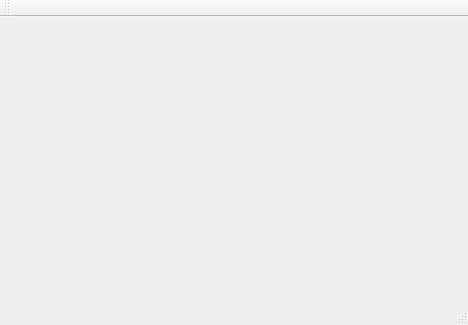
<?xml version="1.0" encoding="UTF-8"?>
<ui version="4.0">
 <class>MainWindow</class>
 <widget class="QMainWindow" name="MainWindow">
  <property name="geometry">
   <rect>
    <x>0</x>
    <y>0</y>
    <width>468</width>
    <height>325</height>
   </rect>
  </property>
  <property name="windowTitle">
   <string>MainWindow</string>
  </property>
  <widget class="QWidget" name="centralWidget">
   <layout class="QGridLayout" name="gridLayout">
    <item row="0" column="0">
     <widget class="QLabel" name="label">
      <property name="text">
       <string/>
      </property>
      <property name="pixmap">
       <pixmap resource="resource.qrc">:/photo/pt26833.jpg</pixmap>
      </property>
     </widget>
    </item>
   </layout>
  </widget>
  <widget class="QMenuBar" name="menuBar">
   <property name="geometry">
    <rect>
     <x>0</x>
     <y>0</y>
     <width>468</width>
     <height>22</height>
    </rect>
   </property>
  </widget>
  <widget class="QToolBar" name="mainToolBar">
   <attribute name="toolBarArea">
    <enum>TopToolBarArea</enum>
   </attribute>
   <attribute name="toolBarBreak">
    <bool>false</bool>
   </attribute>
  </widget>
  <widget class="QStatusBar" name="statusBar"/>
 </widget>
 <layoutdefault spacing="6" margin="11"/>
 <resources>
  <include location="resource.qrc"/>
 </resources>
 <connections/>
</ui>
